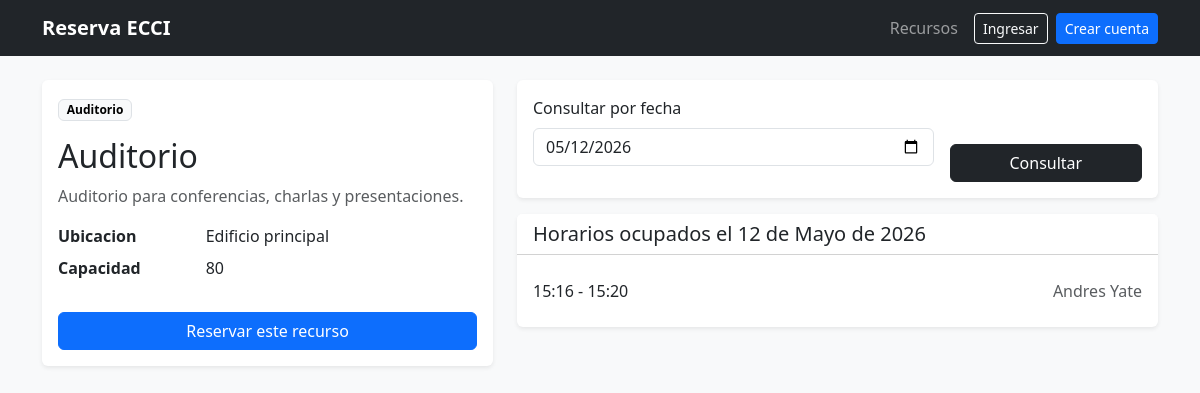
Screenshot of /myapp/recursos/4/?fecha=2026-05-12 with the database file from the repository.
### myapp/models.py (models this page shows, shortened)
class Recurso(models.Model):
    SALON = "salon"
    AUDITORIO = "auditorio"
    LABORATORIO = "laboratorio"
    EQUIPO = "equipo"
    TIPO_CHOICES = [
        (SALON, "Salon"),
        (AUDITORIO, "Auditorio"),
        (LABORATORIO, "Laboratorio"),
        (EQUIPO, "Equipo"),
    ]
    nombre = models.CharField("nombre", max_length=100)
    tipo = models.CharField("tipo", max_length=20, choices=TIPO_CHOICES)
    ubicacion = models.CharField("ubicacion", max_length=120)
    capacidad = models.PositiveIntegerField("capacidad", default=1)
    descripcion = models.TextField("descripcion")
    activo = models.BooleanField("activo", default=True)
    class Meta:
        ordering = ["tipo", "nombre"]
        verbose_name = "recurso"
        verbose_name_plural = "recursos"

class Reserva(models.Model):
    ACTIVA = "activa"
    CANCELADA = "cancelada"
    ESTADO_CHOICES = [
        (ACTIVA, "Activa"),
        (CANCELADA, "Cancelada"),
    ]
    recurso = models.ForeignKey(
        Recurso,
        on_delete=models.PROTECT,
        related_name="reservas",
        verbose_name="recurso",
    )
    usuario = models.ForeignKey(
        settings.AUTH_USER_MODEL,
        on_delete=models.SET_NULL,
        blank=True,
        null=True,
        related_name="reservas",
        verbose_name="usuario",
    )
    responsable = models.CharField("responsable", max_length=120)
    correo = models.EmailField("correo de contacto")
    fecha = models.DateField("fecha")
    hora_inicio = models.TimeField("hora de inicio")
    hora_fin = models.TimeField("hora de fin")
    descripcion = models.TextField("descripcion", blank=True)
    estado = models.CharField(
        "estado", max_length=20, choices=ESTADO_CHOICES, default=ACTIVA
    )
    motivo_cancelacion = models.TextField("motivo de cancelacion", blank=True)
    creada_en = models.DateTimeField("creada en", auto_now_add=True)
    actualizada_en = models.DateTimeField("actualizada en", auto_now=True)
    class Meta:
        ordering = ["fecha", "hora_inicio", "recurso__nombre"]
        verbose_name = "reserva"
        verbose_name_plural = "reservas"

### myapp/views.py (the view)
# urls.py: path("recursos/<int:recurso_id>/", views.detalle_recurso, name="detalle_recurso"),
def detalle_recurso(request, recurso_id):
    recurso = get_object_or_404(Recurso, pk=recurso_id, activo=True)
    consulta_form = ConsultaFechaForm(request.GET or None)
    fecha_consulta = timezone.localdate()
    if consulta_form.is_valid() and consulta_form.cleaned_data.get("fecha"):
        fecha_consulta = consulta_form.cleaned_data["fecha"]
    reservas = recurso.reservas.filter(
        fecha=fecha_consulta, estado=Reserva.ACTIVA
    ).order_by("hora_inicio")
    return render(
        request,
        "myapp/recurso_detalle.html",
        {
            "consulta_form": consulta_form,
            "fecha_consulta": fecha_consulta,
            "recurso": recurso,
            "reservas": reservas,
        },
    )

### myapp/forms.py
class ConsultaFechaForm(forms.Form):
    fecha = forms.DateField(
        label="Consultar por fecha",
        required=False,
        widget=forms.DateInput(attrs={"type": "date"}),
    )

### myapp/templates/myapp/recurso_detalle.html (shortened to what this page needs)
{% extends "base.html" %}
{% load django_bootstrap5 %}
{% block content %}
<div class="row g-4">
    <div class="col-lg-5">
        <div class="card border-0 shadow-sm">
            <div class="card-body">
                <span class="badge text-bg-light border mb-3">{{ recurso.get_tipo_display }}</span>
                <h1 class="h2">{{ recurso.nombre }}</h1>
                <p class="text-muted">{{ recurso.descripcion }}</p>
                <dl class="row mb-4">
                    <dt class="col-sm-4">Ubicacion</dt>
                    <dd class="col-sm-8">{{ recurso.ubicacion }}</dd>
                    <dt class="col-sm-4">Capacidad</dt>
                    <dd class="col-sm-8">{{ recurso.capacidad }}</dd>
                </dl>
                <a class="btn btn-primary w-100" href="{% url 'crear_reserva_recurso' recurso.id %}">Reservar este recurso</a>
            </div>
        </div>
    </div>
    <div class="col-lg-7">
        <div class="card border-0 shadow-sm mb-3">
            <div class="card-body">
                <form class="row g-3 align-items-end" method="get">
                    <div class="col-md-8">
                        {% bootstrap_field consulta_form.fecha %}
                    </div>
                    <div class="col-md-4">
                        <button class="btn btn-dark w-100" type="submit">Consultar</button>
                    </div>
                </form>
            </div>
        </div>
        <div class="card border-0 shadow-sm">
            <div class="card-header bg-white">
                <h2 class="h5 mb-0">Horarios ocupados el {{ fecha_consulta }}</h2>
            </div>
            <div class="card-body">
                {% if reservas %}
                    <div class="list-group list-group-flush">
                        {% for reserva in reservas %}
                            <div class="list-group-item px-0 d-flex justify-content-between">
                                <span>{{ reserva.hora_inicio|time:"H:i" }} - {{ reserva.hora_fin|time:"H:i" }}</span>
                                <span class="text-muted">{{ reserva.responsable }}</span>
                            </div>
                        {% endfor %}
                    </div>
                {% else %}
                    <p class="text-muted mb-0">No hay reservas activas para esta fecha.</p>
                {% endif %}
            </div>
        </div>
    </div>
</div>
{% endblock %}

### rows the page displays
Recurso: tipo "Auditorio", nombre "Auditorio", descripcion "Auditorio para conferencias, charlas y presentaciones.", ubicacion "Edificio principal", capacidad "80"
Reserva: hora_inicio "15:16", hora_fin "15:20", responsable "Andres Yate"

### other values shown
{{ fecha_consulta }} "12 de Mayo de 2026"
